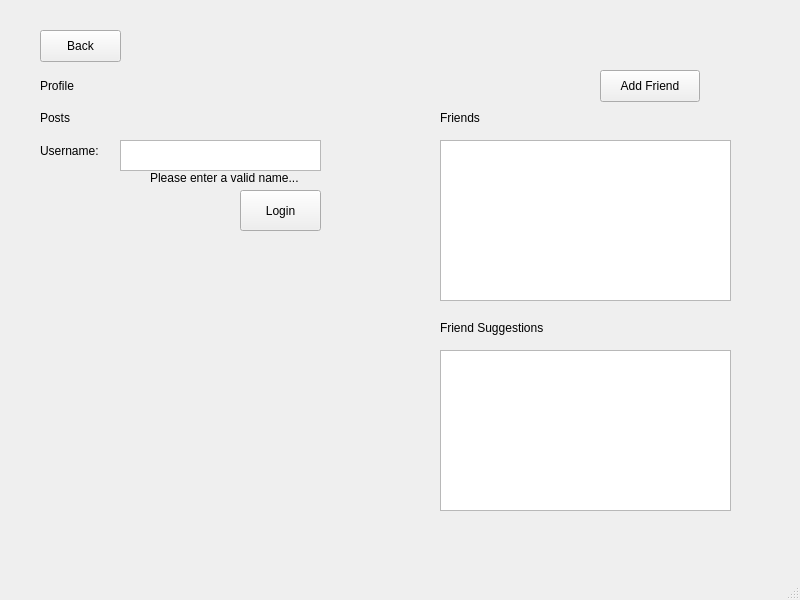
<?xml version="1.0" encoding="UTF-8"?>
<ui version="4.0">
 <class>SocialNetworkWindow</class>
 <widget class="QMainWindow" name="SocialNetworkWindow">
  <property name="geometry">
   <rect>
    <x>0</x>
    <y>0</y>
    <width>800</width>
    <height>600</height>
   </rect>
  </property>
  <property name="windowTitle">
   <string>SocialNetworkWindow</string>
  </property>
  <widget class="QWidget" name="centralwidget">
   <widget class="QLabel" name="loginLabel">
    <property name="geometry">
     <rect>
      <x>40</x>
      <y>135</y>
      <width>71</width>
      <height>31</height>
     </rect>
    </property>
    <property name="text">
     <string>Username:</string>
    </property>
   </widget>
   <widget class="QPushButton" name="loginButton">
    <property name="geometry">
     <rect>
      <x>240</x>
      <y>190</y>
      <width>81</width>
      <height>41</height>
     </rect>
    </property>
    <property name="text">
     <string>Login</string>
    </property>
   </widget>
   <widget class="QTextEdit" name="loginEdit">
    <property name="geometry">
     <rect>
      <x>120</x>
      <y>140</y>
      <width>201</width>
      <height>31</height>
     </rect>
    </property>
   </widget>
   <widget class="QLabel" name="profileLabel">
    <property name="geometry">
     <rect>
      <x>40</x>
      <y>70</y>
      <width>181</width>
      <height>31</height>
     </rect>
    </property>
    <property name="text">
     <string>Profile</string>
    </property>
   </widget>
   <widget class="QTableWidget" name="friendsTable">
    <property name="geometry">
     <rect>
      <x>440</x>
      <y>140</y>
      <width>291</width>
      <height>161</height>
     </rect>
    </property>
   </widget>
   <widget class="QLabel" name="friendsLabel">
    <property name="geometry">
     <rect>
      <x>440</x>
      <y>110</y>
      <width>58</width>
      <height>16</height>
     </rect>
    </property>
    <property name="text">
     <string>Friends</string>
    </property>
   </widget>
   <widget class="QLabel" name="postsLabel">
    <property name="geometry">
     <rect>
      <x>40</x>
      <y>110</y>
      <width>58</width>
      <height>16</height>
     </rect>
    </property>
    <property name="text">
     <string>Posts</string>
    </property>
   </widget>
   <widget class="QPushButton" name="backButton">
    <property name="geometry">
     <rect>
      <x>40</x>
      <y>30</y>
      <width>81</width>
      <height>32</height>
     </rect>
    </property>
    <property name="text">
     <string>Back</string>
    </property>
   </widget>
   <widget class="QPushButton" name="addFriendButton">
    <property name="geometry">
     <rect>
      <x>600</x>
      <y>70</y>
      <width>100</width>
      <height>32</height>
     </rect>
    </property>
    <property name="text">
     <string>Add Friend</string>
    </property>
   </widget>
   <widget class="QTableWidget" name="friendSuggestionsTable">
    <property name="geometry">
     <rect>
      <x>440</x>
      <y>350</y>
      <width>291</width>
      <height>161</height>
     </rect>
    </property>
   </widget>
   <widget class="QLabel" name="friendSuggestionsLabel">
    <property name="geometry">
     <rect>
      <x>440</x>
      <y>320</y>
      <width>161</width>
      <height>16</height>
     </rect>
    </property>
    <property name="text">
     <string>Friend Suggestions</string>
    </property>
   </widget>
   <widget class="QLabel" name="errorLabel">
    <property name="geometry">
     <rect>
      <x>150</x>
      <y>170</y>
      <width>181</width>
      <height>16</height>
     </rect>
    </property>
    <property name="text">
     <string>Please enter a valid name...</string>
    </property>
   </widget>
   <widget class="QLabel" name="post">
    <property name="geometry">
     <rect>
      <x>40</x>
      <y>140</y>
      <width>351</width>
      <height>241</height>
     </rect>
    </property>
    <property name="text">
     <string/>
    </property>
   </widget>
  </widget>
  <widget class="QStatusBar" name="statusbar"/>
 </widget>
 <resources/>
 <connections/>
</ui>
